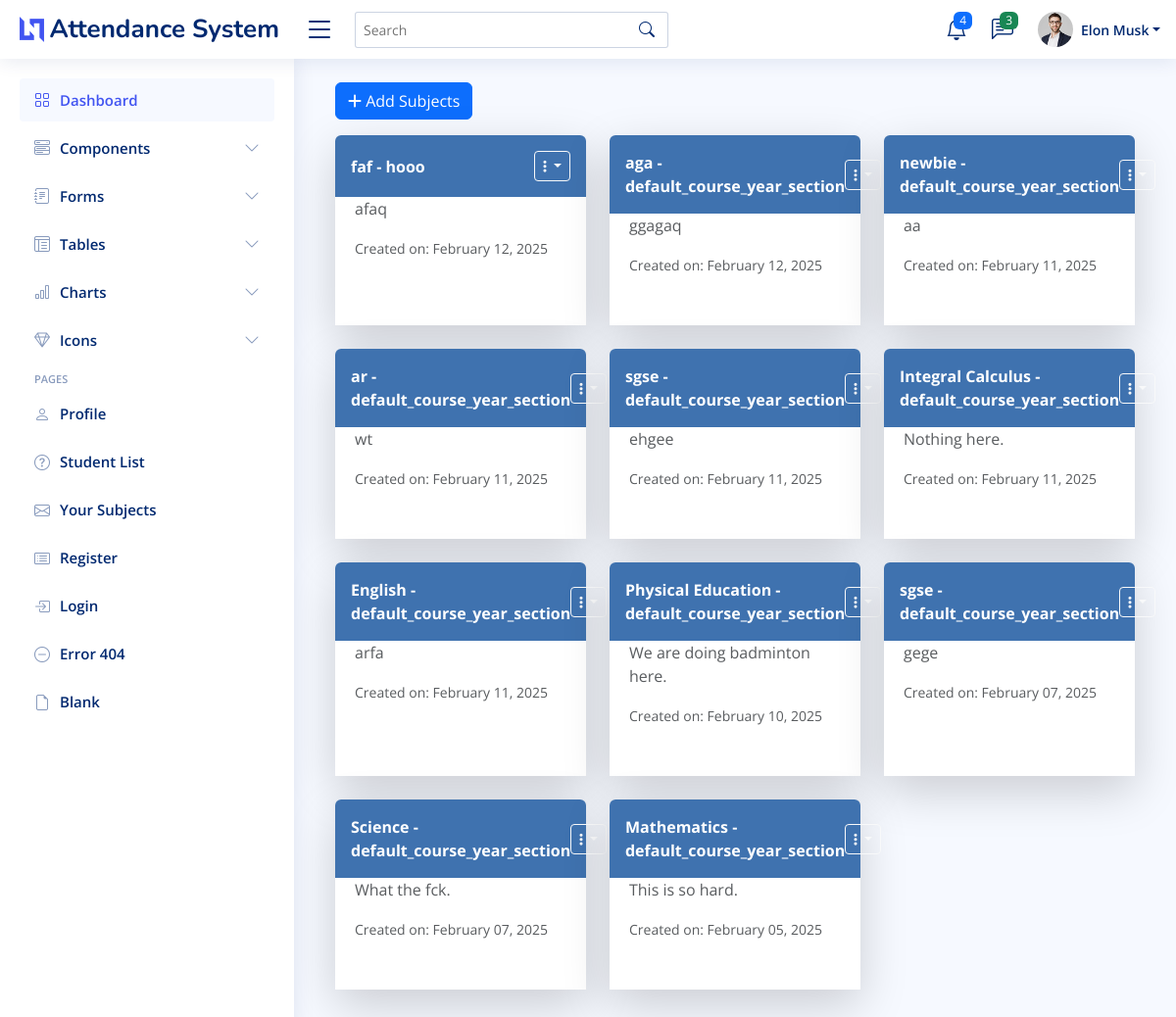
The page /teacher-subjects/ (signed in) on the database as committed earlier.
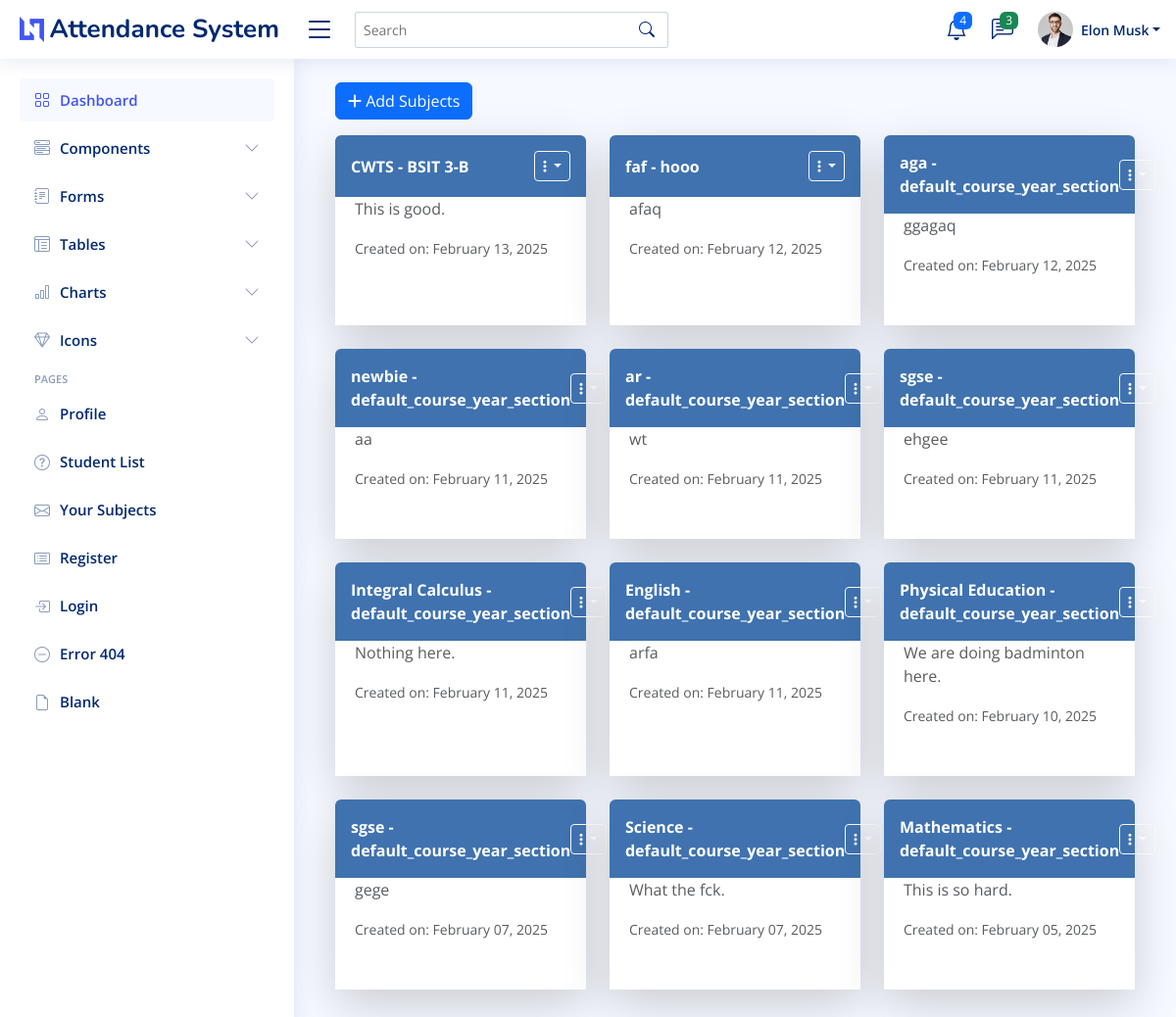
The same page on the database as committed later.
### myapp/models.py (models this page shows, shortened)
class Subject(models.Model):
    name = models.CharField(max_length=100)
    description = models.TextField(blank=True, null=True)
    course_year_section = models.CharField(max_length=100, default="default_course_year_section")
    teacher = models.ForeignKey(Teacher, on_delete=models.CASCADE, related_name="subjects")
    created_at = models.DateTimeField(auto_now_add=True)

### myapp/views.py (the view)
# urls.py: path("teacher-subjects/", views.teacher_subjects, name="teacher-subjects"),
def teacher_subjects(request):
    teacher_username = request.session.get('teacher_username')
    if not request.session.get('teacher_username'):
        return redirect('teacher-login')
    teacher = Teacher.objects.get(username= teacher_username)
    subjects = Subject.objects.filter(teacher=teacher).order_by('-created_at').values()
    return render(request, 'myapp/teacher_subjects.html', {'subjects': subjects})

### myapp/templates/myapp/teacher_subjects.html (shortened to what this page needs)
{% extends 'myapp/base.html' %}
{% load static %}
{% block content %}
<main id="main" class="main">
  <div class="container mt-1">
    <button type="button" class="btn btn-primary mb-3" data-bs-toggle="modal" data-bs-target="#verticalycentered">
      <i class="fa-solid fa-plus"></i> Add Subjects
    </button>
    <div class="row">
      {% for subject in subjects %}
      <div class="col-md-4 mb-4">
        <div class="card shadow-lg border-0 rounded h-100">
          <div class="d-flex align-items-center justify-content-between p-3 text-white fw-bold" style="background-color: #3f72af; border-radius: .375rem .375rem 0 0;">
            <span>{{subject.name}} - {{subject.course_year_section}}</span>
            <div class="dropdown">
              <button class="btn btn-outline-light btn-sm dropdown-toggle" type="button" data-bs-toggle="dropdown">
                <i class="fas fa-ellipsis-v"></i>
              </button>
            </div>
          </div>
          <div class="card-body bg-white text-dark">
            <p class="text-muted">{{ subject.description|default:"No description available." }}</p>
            <small class="text-muted">Created on: {{ subject.created_at|date:"F d, Y" }}</small>
          </div>
        </div>
      </div>
      {% endfor %}
    </div>
  </div>
</main>
{% endblock %}

Rows that differ between the two databases and show on the page:
added Subject: name "CWTS", course_year_section "BSIT 3-B", description "This is good.", created_at "February 13, 2025"
